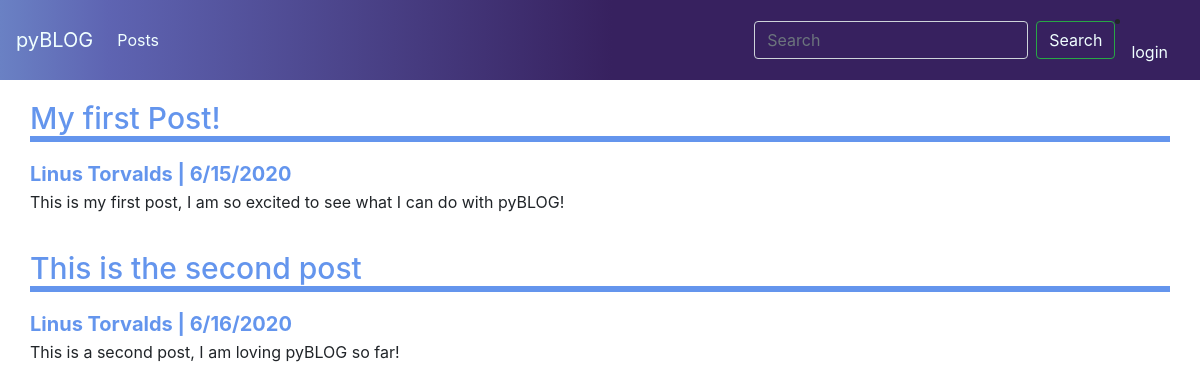
Page /posts on the earlier database version.
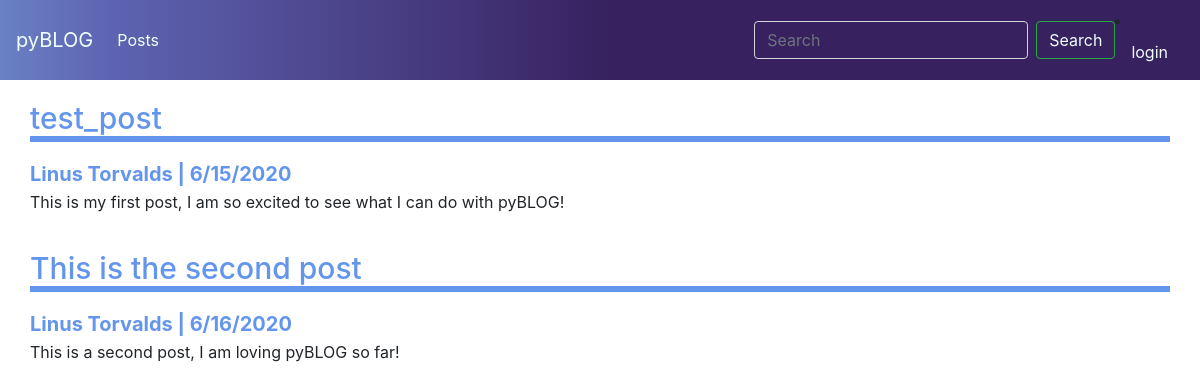
Same page on the later database version.
### tables this page shows
CREATE TABLE "Posts" (
            "post_title"  TEXT NOT NULL,
            "post_author" TEXT,
            "post_date"  TEXT,
            "post_content"  TEXT,
            PRIMARY KEY ("post_title")
            );

### app.py (the view, shortened to what this page needs)
@app.route('/posts', methods=['GET','POST'])
def posts():
    posts = get_all_post_contents()
    return render_template('posts.html', posts=posts)

### db.py (called while the page is built)
def get_all_post_contents():
    db_path = 'db_folder/database.db'
    conn = sql.connect(db_path)
    c = conn.cursor()
    try:
        c.execute("SELECT post_title, post_author, post_date, post_content FROM Posts")
    except:
        return False
    try:
        return c.fetchall()
    except:
        conn.close()
        return False

### templates/posts.html (shortened to what this page needs)
{% extends "layout.html" %}
{% block content %}
<body>
    {% for post in posts %}
    <div class="container h-100">
        <div class="row h-100 justify-content-center align-items-center">
            <div class="post">
                <h1>{{ post[0] }}</h1>
                <h2>{{ post[1] }} | {{ post[2] }}</h2>
                <p>{{ post[3] }}</p>
            </div>
        </div>
    </div>
    {% endfor %}
</body>
{% endblock %}

### templates/layout.html (shortened to what this page needs)
<!DOCTYPE html>
<html lang="en">
<head>
    {% block head %}
    <link rel="stylesheet" href="style.css">
    <link rel="stylesheet" href="https://stackpath.bootstrapcdn.com/bootstrap/4.5.0/css/bootstrap.min.css"
>
    {% endblock %}
</head>
<nav class="navbar navbar-expand-lg navbar-light" style="background: rgb(106,129,196);
background: linear-gradient(90deg, rgba(106,129,196,1) 0%, rgba(94,100,178,1) 9%, rgba(55,33,95,1) 51%);">
    <div class="collapse navbar-collapse" id="navbarToggler">
        <a class="navbar-brand" style="color: azure;" href="{{ url_for('main') }}">pyBLOG</a>
        <ul class="navbar-nav mr-auto mt-2 mt-lg-0">
            <li class="nav-item">
                <a class="nav-link" style="color: azure;" href="{{ url_for('posts') }}">Posts</a>
            </li>
        </ul>
        <form method="post" class="form-inline my-2 my-lg-0">
            <input value="{{ request.form.search }}" style="background: rgba(55,33,95,1); color: azure;" class="form-control mr-sm-2" type="search" name="search" placeholder="Search" aria-label="Search">
            <button style="background: rgba(55,33,95,1); color: azure;" class="btn btn-outline-success my-2 my-sm-0" type="submit">Search</button>
        </form>
        <li class="nav-item">
            <a class="nav-link" style="color: azure;" href="{{ url_for('login') }}">login</a>
        </li>
    </div>
</nav>
{% block content %}{% endblock%}
</html>

### static/style.css (style rules this page uses)
html { font-family: 'Rokkitt', serif; }
.post { border-collapse: collapse; width: 1600px; margin: 0 auto; }
.post h1 { font-size: 30px; margin-top: 20px; border-bottom: 6px solid #6495ED; margin-bottom: 20px; color: #6495ED; }
.post h2 { font-size: 20px; margin-top: 0px; margin-bottom: 4px; padding: 0px 0; color: #6495ED; font-weight: bold; }

Differences in the rows shown:
removed Posts: post_title "My first Post!", post_author "Linus Torvalds", post_date "6/15/2020", post_content "This is my first post, I am so excited to see what I can do with pyBLOG!"
added Posts: post_title "test_post", post_author "Linus Torvalds", post_date "6/15/2020", post_content "This is my first post, I am so excited to see what I can do with pyBLOG!"
